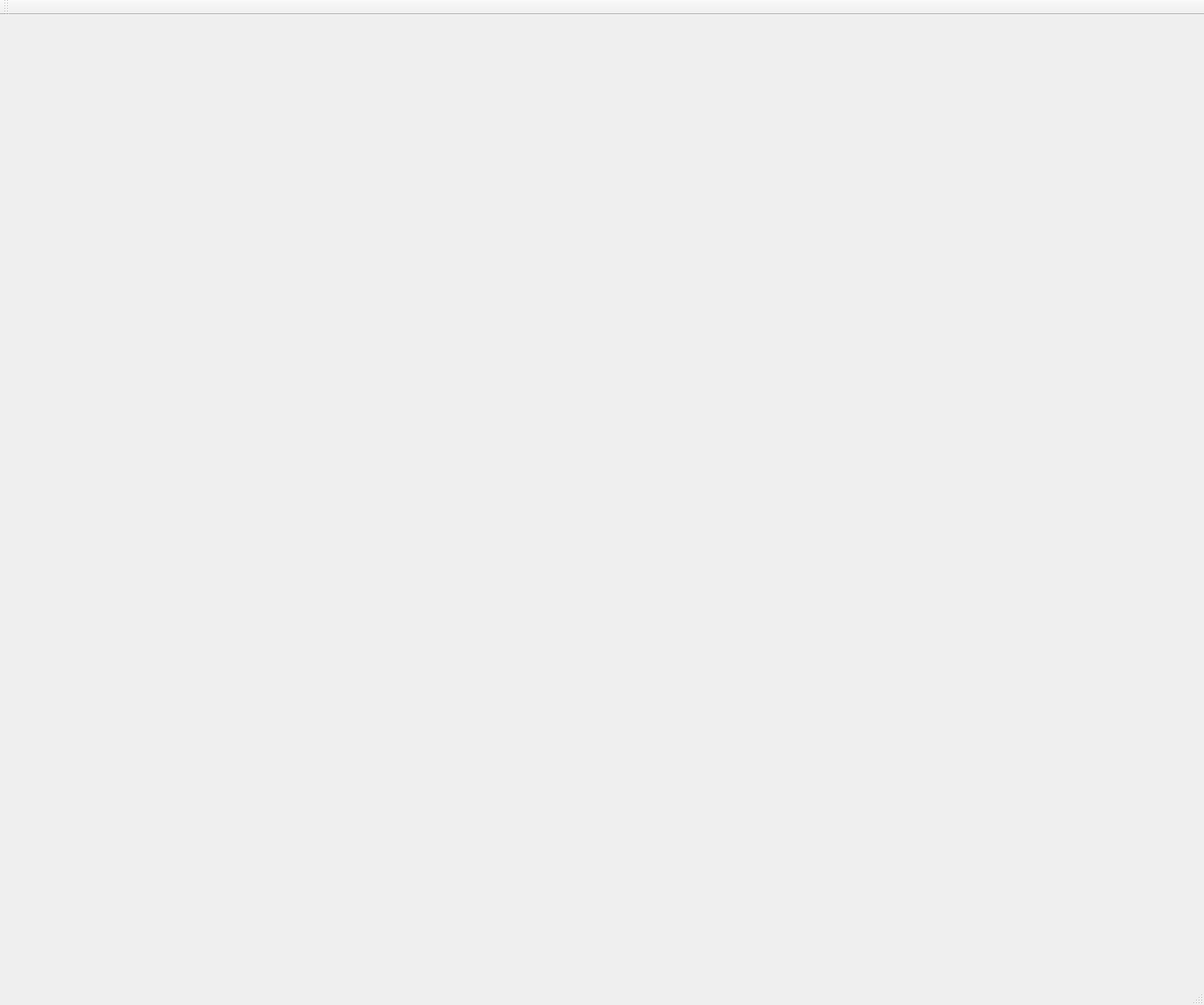
<?xml version="1.0" encoding="UTF-8"?>
<ui version="4.0">
 <class>MainWindow</class>
 <widget class="QMainWindow" name="MainWindow">
  <property name="geometry">
   <rect>
    <x>0</x>
    <y>0</y>
    <width>1359</width>
    <height>1134</height>
   </rect>
  </property>
  <property name="windowTitle">
   <string>MainWindow</string>
  </property>
  <widget class="QWidget" name="centralWidget">
   <widget class="QWidget" name="widget" native="true">
    <property name="geometry">
     <rect>
      <x>140</x>
      <y>150</y>
      <width>821</width>
      <height>691</height>
     </rect>
    </property>
   </widget>
  </widget>
  <widget class="QMenuBar" name="menuBar">
   <property name="geometry">
    <rect>
     <x>0</x>
     <y>0</y>
     <width>1359</width>
     <height>25</height>
    </rect>
   </property>
  </widget>
  <widget class="QToolBar" name="mainToolBar">
   <attribute name="toolBarArea">
    <enum>TopToolBarArea</enum>
   </attribute>
   <attribute name="toolBarBreak">
    <bool>false</bool>
   </attribute>
  </widget>
  <widget class="QStatusBar" name="statusBar"/>
 </widget>
 <layoutdefault spacing="6" margin="11"/>
 <resources/>
 <connections/>
 <slots>
  <slot>RotateX(int)</slot>
  <slot>RotateY(int)</slot>
  <slot>RotateZ(int)</slot>
  <slot>Poligonos()</slot>
  <slot>Puntos()</slot>
  <slot>Phong()</slot>
  <slot>Gouraud()</slot>
  <slot>Mallas()</slot>
  <slot>Textura()</slot>
  <slot>ChooseTextura(int)</slot>
 </slots>
</ui>
